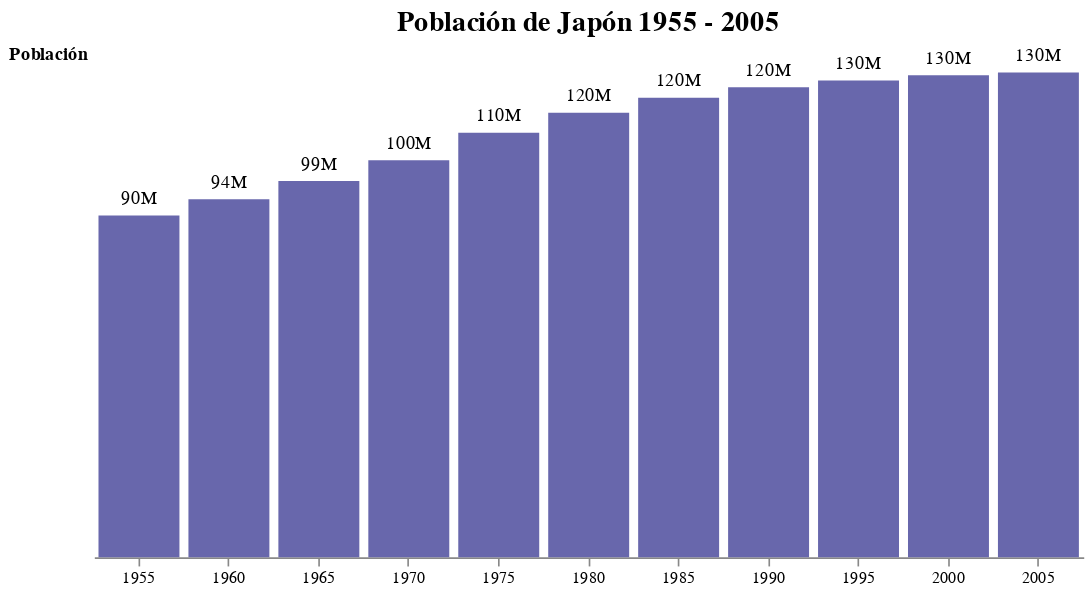

The cell this chart's notebook holds for it:
### Markdown cell above
## Grafico compuesto

### Code cell
compuesto = poblacion + poblacion_text

compuesto.properties(
    title = 'Población de Japón 1955 - 2005',
    width = 600
).configure_title(
    fontSize = 17
).configure_view(
    strokeWidth = 0
)

### Figure 1 — Vega-Lite specification as saved in the notebook (floating-point values rounded to 4 significant figures)
{"config": {"view": {"continuousWidth": 400, "continuousHeight": 300, "strokeWidth": 0}, "title": {"fontSize": 17}}, "layer": [{"mark": {"type": "bar", "color": "#6867AC"}, "encoding": {"x": {"axis": {"labelAngle": 0}, "field": "year", "title": "", "type": "ordinal"}, "y": {"axis": {"domain": false, "grid": false, "labels": false, "ticks": false, "titleAnchor": "end", "titleAngle": 0}, "field": "pop", "title": "Población", "type": "quantitative"}}}, {"mark": {"type": "text", "align": "center", "baseline": "bottom", "dy": -5}, "encoding": {"text": {"field": "pop", "format": ".2s", "type": "quantitative"}, "x": {"axis": {"labelAngle": 0}, "field": "year", "title": "", "type": "ordinal"}, "y": {"axis": {"domain": false, "grid": false, "labels": false, "ticks": false, "titleAnchor": "end", "titleAngle": 0}, "field": "pop", "title": "Población", "type": "quantitative"}}}], "data": {"name": "data-0748c25dac0b24bdc68cdc4d27a7bb65"}, "title": "Población de Japón 1955 - 2005", "width": 600, "$schema": "https://vega.github.io/schema/vega-lite/v4.17.0.json", "datasets": {"data-0748c25dac0b24bdc68cdc4d27a7bb65": [{"year": 1955, "country": "Japan", "cluster": 4, "pop": 89815060, "life_expect": 65.5, "fertility": 2.08}, {"year": 1960, "country": "Japan", "cluster": 4, "pop": 94091638, "life_expect": 68.73, "fertility": 2.02}, {"year": 1965, "country": "Japan", "cluster": 4, "pop": 98882534, "life_expect": 71.43, "fertility": 2.0}, {"year": 1970, "country": "Japan", "cluster": 4, "pop": 104344973, "life_expect": 73.42, "fertility": 2.07}, {"year": 1975, "country": "Japan", "cluster": 4, "pop": 111573116, "life_expect": 75.38, "fertility": 1.81}, {"year": 1980, "country": "Japan", "cluster": 4, "pop": 116807309, "life_expect": 77.11, "fertility": 1.76}, {"year": 1985, "country": "Japan", "cluster": 4, "pop": 120754335, "life_expect": 78.67, "fertility": 1.66}, {"year": 1990, "country": "Japan", "cluster": 4, "pop": 123537399, "life_expect": 79.36, "fertility": 1.49}, {"year": 1995, "country": "Japan", "cluster": 4, "pop": 125341354, "life_expect": 80.69, "fertility": 1.39}, {"year": 2000, "country": "Japan", "cluster": 4, "pop": 126699784, "life_expect": 82.0, "fertility": 1.291}, {"year": 2005, "country": "Japan", "cluster": 4, "pop": 127417244, "life_expect": 82.6, "fertility": 1.27}]}}
